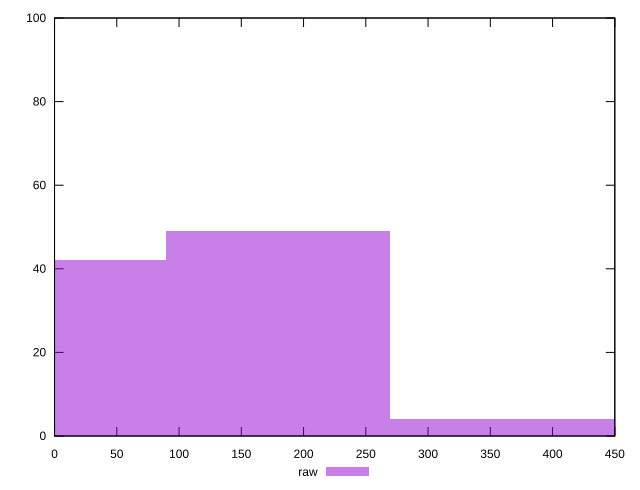

Write gnuplot code to recreate this figure.
reset

$raw <<EOF
0 42
179.64975544746204 49
359.2995108949241 4
538.9492663423862 5
EOF

set key outside below
set boxwidth 179.64975544746204
set xrange [0:450]
set yrange [0:100]
set trange [0:100]
set style fill transparent solid 0.5 noborder
set terminal svg size 640, 490 enhanced background rgb 'white'
set output "report_00009_2021-02-08T22-37-41.559Z/unminified-css/samples/pages/raw/histogram.svg"

plot $raw title "raw" with boxes

reset
